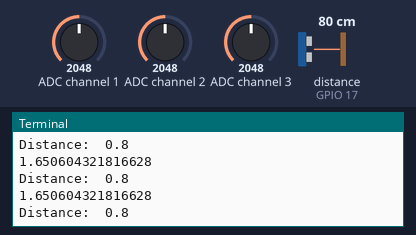
Bench run of a program on a simulated Raspberry Pi (BCM pin numbers). Parts: the last lines printed to the terminal. Inputs (shaded band) come from the test bench; at power-on: distance to the obstacle (sensor on GPIO 17) 80 cm, ADC channel 3 = 2048, ADC channel 1 = 2048, ADC channel 2 = 2048 (analog values on the 0–4095 scale). The echo pulse lasts 58.3 µs per cm.

Above: at 1.2 s.
1.3 s: distance to the obstacle (sensor on GPIO 17) set to 2 cm
At 1.64 s:
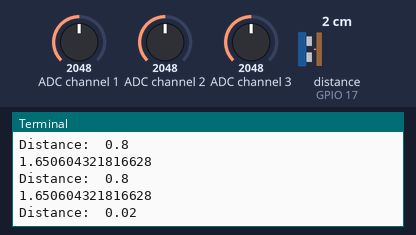
2.8 s: ADC channel 3 set to 2866
At 2.8 s:
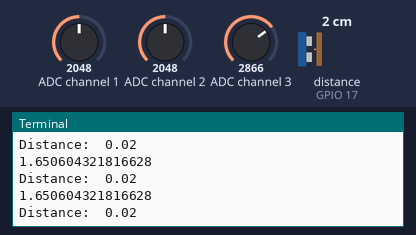
4.3 s: distance to the obstacle (sensor on GPIO 17) set to 4 cm
At 4.58 s:
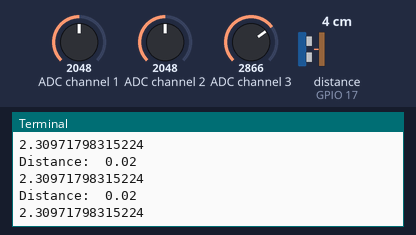
5.8 s: ADC channel 3 set to 3972
At 5.84 s:
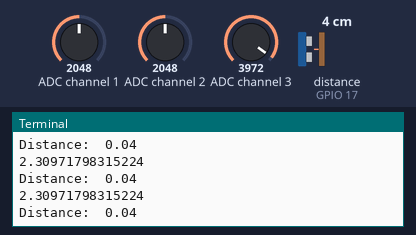
Timing chart, 0 to 8.3 s (numbered marks = the images above; inputs shaded):
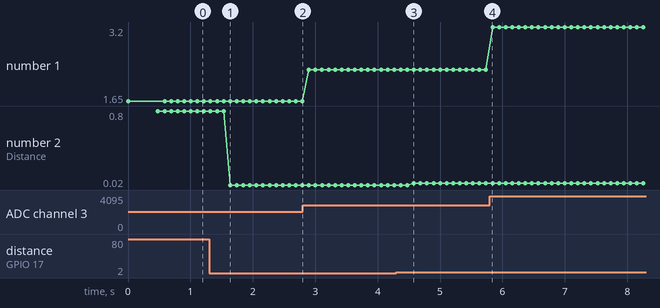

The program:

test.py
```python
from gpiozero import MCP3208, DistanceSensor
import time

waterlevel = DistanceSensor(echo=17, trigger=18)

#function to map moisture to percentage
def _map(x, in_min, in_max, out_min, out_max):
    return int((x - in_min) * (out_max - out_min) / (in_max - in_min) + out_min)

def moisture(channel):
    adc_value = MCP3208(channel=channel).value
    for x in range(4):
        adc_value += MCP3208(channel=channel).value
    return _map((adc_value/5),0.686,0.300,0,100)

def light(channel):
    adc_value = MCP3208(channel=channel).value
    return adc_value * 3.3

while True:
    lights = light(3)
    moist_1 = moisture(1)
    moist_2 = moisture(2)
    moisture_avg = (moist_1 + moist_2)/2
    print(lights)
    print('Distance: ', waterlevel.distance)
    time.sleep(0.1)
```

Measured:
- after the input at 1.3 s, the terminal: prints a new line after 0.34 s (image 1)
- plotted number 1: 1.65 → 2.31 after the input at 2.8 s, 2.31 → 3.2 after the input at 5.8 s
- plotted number 2: 0.8 → 0.02 after the input at 1.3 s, 0.02 → 0.04 after the input at 4.3 s
